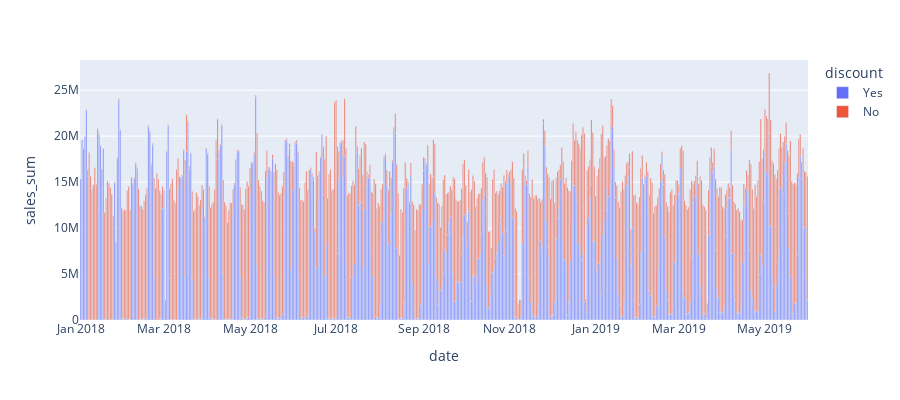

Notebook code for this chart:
### Code cell
fig = px.bar(df_group, x='date', y='sales_sum',
              color='discount',
              height=400)
fig.show()

### Figure 1 — Plotly figure (JSON) as saved in the notebook; plotly's stock layout.template omitted (floating-point values rounded to 4 significant figures; data arrays with more than 128 entries replaced by an {"elided": "..."} marker saying what was removed)
{"data": [{"alignmentgroup": "True", "hovertemplate": "discount=Yes<br>date=%{x}<br>sales_sum=%{y}<extra></extra>", "legendgroup": "Yes", "marker": {"color": "#636efa", "pattern": {"shape": ""}}, "name": "Yes", "offsetgroup": "Yes", "orientation": "v", "showlegend": true, "textposition": "auto", "type": "bar", "x": {"elided": "501 str values"}, "xaxis": "x", "y": {"elided": "501 float values"}, "yaxis": "y"}, {"alignmentgroup": "True", "hovertemplate": "discount=No<br>date=%{x}<br>sales_sum=%{y}<extra></extra>", "legendgroup": "No", "marker": {"color": "#EF553B", "pattern": {"shape": ""}}, "name": "No", "offsetgroup": "No", "orientation": "v", "showlegend": true, "textposition": "auto", "type": "bar", "x": {"elided": "510 str values"}, "xaxis": "x", "y": {"elided": "510 float values"}, "yaxis": "y"}], "layout": {"barmode": "relative", "height": 400, "legend": {"title": {"text": "discount"}, "tracegroupgap": 0}, "margin": {"t": 60}, "xaxis": {"anchor": "y", "domain": [0, 1], "title": {"text": "date"}}, "yaxis": {"anchor": "x", "domain": [0, 1], "title": {"text": "sales_sum"}}}}
